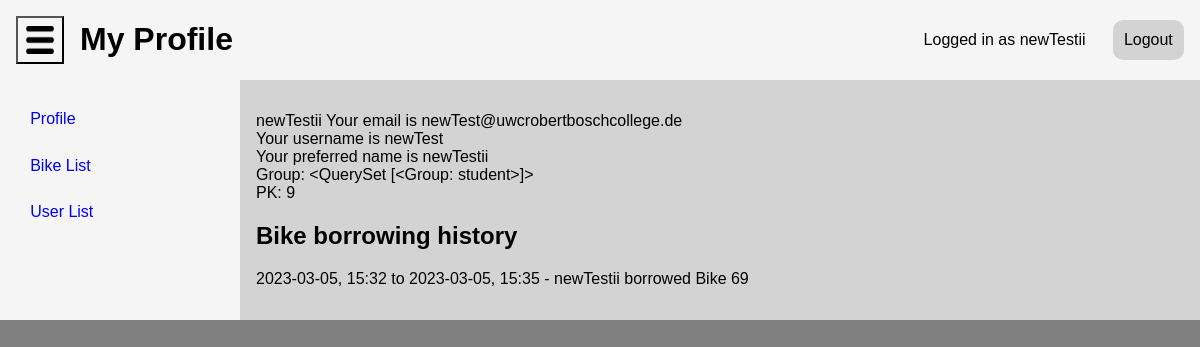
/profile/ (signed in), run on the app's committed database.
### application/models.py (models this page shows, shortened)
class User(AbstractUser):
    first_name = models.CharField(_("preferred name"), max_length=150, blank=True)
    email = models.EmailField(
        _('email address'),
        unique=True,
        validators=[schoolEmailValidator],
        error_messages={
            "unique": _("A user with that email already exists.")
        }
    )
    def __str__(self) -> str:
        return self.first_name
    class Meta:
        permissions = [
            ("own_bike", "Can be a bike steward")
        ]

class Borrowing(models.Model):
    start_time = models.DateTimeField(help_text="Leave blank for current time")
    end_time = models.DateTimeField()
    borrower = models.ForeignKey(
        User,
        on_delete=models.CASCADE,
    )
    borrowed_bike = models.ForeignKey(
        Bike,
        on_delete=models.CASCADE
    )
    key_received = models.BooleanField(null=True)
    key_returned = models.BooleanField(null=True)
    issue = models.ForeignKey(
        Issue,
        on_delete=models.PROTECT,
        null=True
        )
    def __str__(self) -> str:
        if self.end_time < timezone.now():
            return "{0}, {1}:{2} to {3}, {4}:{5} - {6} borrowed {7}".format(
                self.start_time.astimezone().date(),
                self.start_time.astimezone().hour,
                self.start_time.astimezone().minute,
                self.end_time.astimezone().date(),
                self.end_time.astimezone().hour,
                self.end_time.astimezone().minute,
                self.borrower,
                self.borrowed_bike,
            )

class Bike(models.Model):
    SIZES = [
        ("", "Select bike size."),
        ("S", "small"),
        ("M", "medium"),
        ("L", "large"),
    ]
    number = models.IntegerField(
        unique=True,
        help_text="Number as it appears on the bike locks/keys"
    )
    size = models.CharField(
        max_length=1,
        choices=SIZES,
        default="",
        validators=[bikeSizeValidator],
    )
    steward = models.ForeignKey(
        User,
        on_delete=models.PROTECT
    )
    def __str__(self) -> str:
        return "Bike {0}".format(self.number)

### application/views.py (the view)
# urls.py: path("profile/", views.ProfileView.as_view(), name="profile"),
class ProfileView(LoginRequiredMixin, generic.TemplateView):
    login_url = reverse_lazy("login")
    template_name = "profile.html"
    def get_context_data(self, **kwargs):
        context = super().get_context_data(**kwargs)
        context["borrowings"] = Borrowing.objects.filter(borrower__id=self.request.user.pk).order_by("start_time")
        return context

### application/templates/profile.html
{% extends "base.html" %}
{% block title %}
<h1>My Profile</h1>
{% endblock %}
{% block content %}
<p>
    {{ user }}
    Your email is {{ user.email }}
    <br>
    Your username is {{ user.username }}
    <br>
    Your preferred name is {{ user.first_name }}
    <br>
    Group: {{ user.groups.all }}
    <br>
    PK: {{ user.id }}
</p>
<h2>
    Bike borrowing history
</h2>
<p>
    {% for instance in borrowings %}
        {{instance}}
    {% endfor %}
</p>
{% endblock %}

### application/templates/base.html (shortened to what this page needs)
{% load static %}
<!DOCTYPE html>
<html lang="en">
    <head>
        <link rel="stylesheet" href="{% static 'design.css' %}">
    </head>
    <body>
        <div class="container">
            <div class="header-container">
                <button id="sidebar-button" onclick="document.getElementsByClassName('left')[0].classList.toggle('collapsed')">
                    <div id="button-image"></div>
                </button>
                <div id="header-block">
                    {% block title %}
                    {% endblock %}
                </div>
                {% if user.is_authenticated %}
                <p class="header-login">
                    Logged in as {{user}}
                </p>
                {% else %}
                <p class="header-login">
                    Not logged in
                </p>
                {% endif %}
                {% if user.is_authenticated %}
                    <a class="header-login" id="login-button" href="{% url 'logout' %}">Logout</a>
                {% else %}
                    <a class="header-login" id="login-button" href="{% url 'login' %}">Login</a>
                {% endif %}
            </div>
            <div class="content-container">
                <div class="left" id="left">
                    {% if user.is_authenticated %}
                        <a class="page-links" href="{% url 'profile' %}">Profile</a>
                    {% endif %}
                    {% if perms.application.view_bike %}
                        <a class="page-links" href="{% url 'bikeList' %}">Bike List</a>
                    {% endif %}
                    {% if perms.application.view_bike %}
                        <a class="page-links" href="{% url 'user-view' %}">User List</a>
                    {% endif %}
                </div>
                <section id="content">
                    {% block content %}
                    {% endblock %}
                </section>
            </div>
        </div>
    </body>
</html>

### application/static/design.css (style rules this page uses)
html { overflow-x: hidden; overflow-y: scroll; }
* { box-sizing: border-box; font-family: Arial, Helvetica, sans-serif; }
body { width: 100%; height: 100vh; margin: 0; padding: 0; background-color: grey; }
.container { display: flex; flex-direction: column; justify-content: space-between; }
.header-container { display: flex; flex-direction: row; justify-content: left; align-content: center; height: 20%; background-color: whitesmoke; }
#sidebar-button { text-align: center; margin: 1rem; padding: 8px; height: 48px; width: 48px; align-items: center; background-color: whitesmoke; }
#button-image { background-size: cover; background-image: url("/static/menu.png"); width: 100%; height: 100%; }
#header-block { flex-grow: 1; }
.header-login { margin: auto; margin-right: 1rem; padding: 0.7rem; text-decoration: none; color: black; }
#login-button { background-color: lightgray; border-radius: 10px; }
.content-container { display: flex; flex-direction: row; flex-wrap: wrap; height: 80%; }
#content { padding: 1rem; width: 80%; background-color: lightgray; }
.left { padding: 1rem; width: 20%; background-color: whitesmoke; order: -1; transition: width 1s, height 1s; }
.page-links { display: flex; flex-wrap: inherit; list-style-type: none; padding: .7rem; border-radius: 10px; justify-content: left; border: solid 3px transparent; text-decoration: none; }

### data on the page
User: first_name "newTestii", email "newTest@uwcrobertboschcollege.de", username "newTest", groups.all "<QuerySet [<Group: student>]>", id "9"
Borrowing: end_time+start_time+borrower "2023-03-05, 15:32 to 2023-03-05, 15:35 - newTestii borrowed Bike 69"
